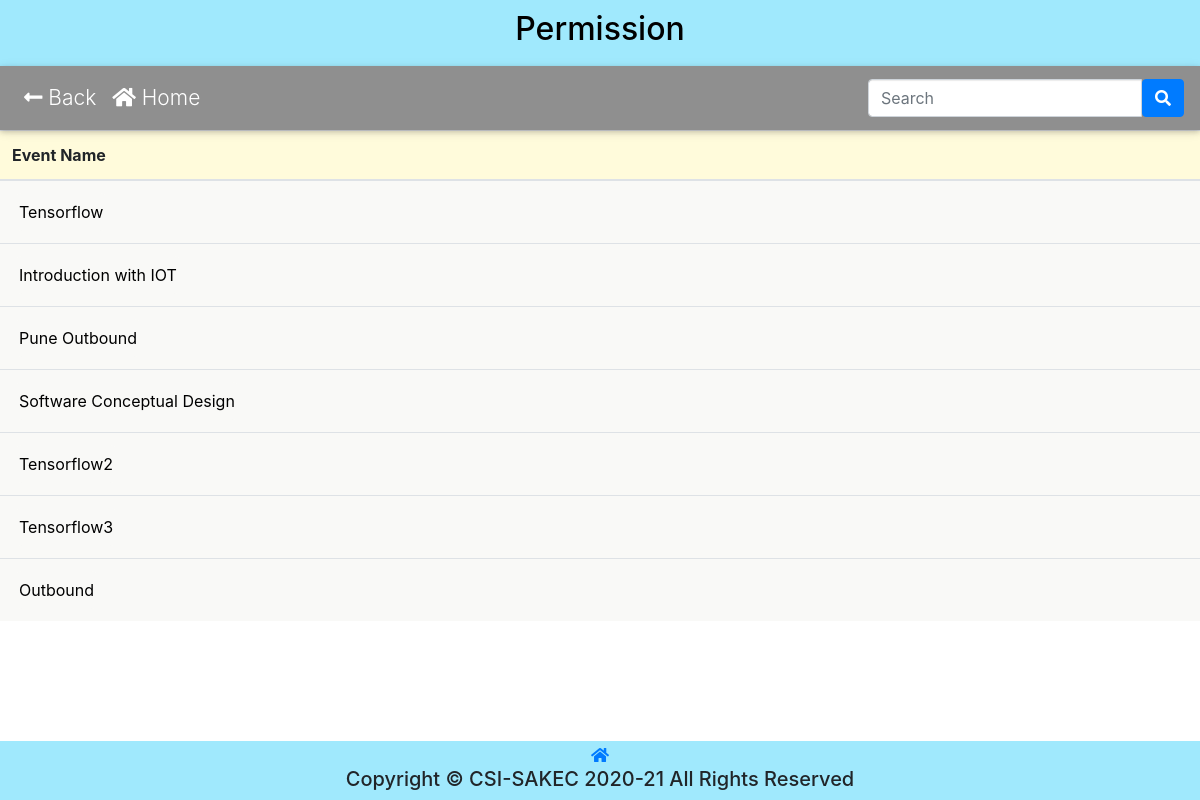
The app's page /permission.php (signed in), older data.
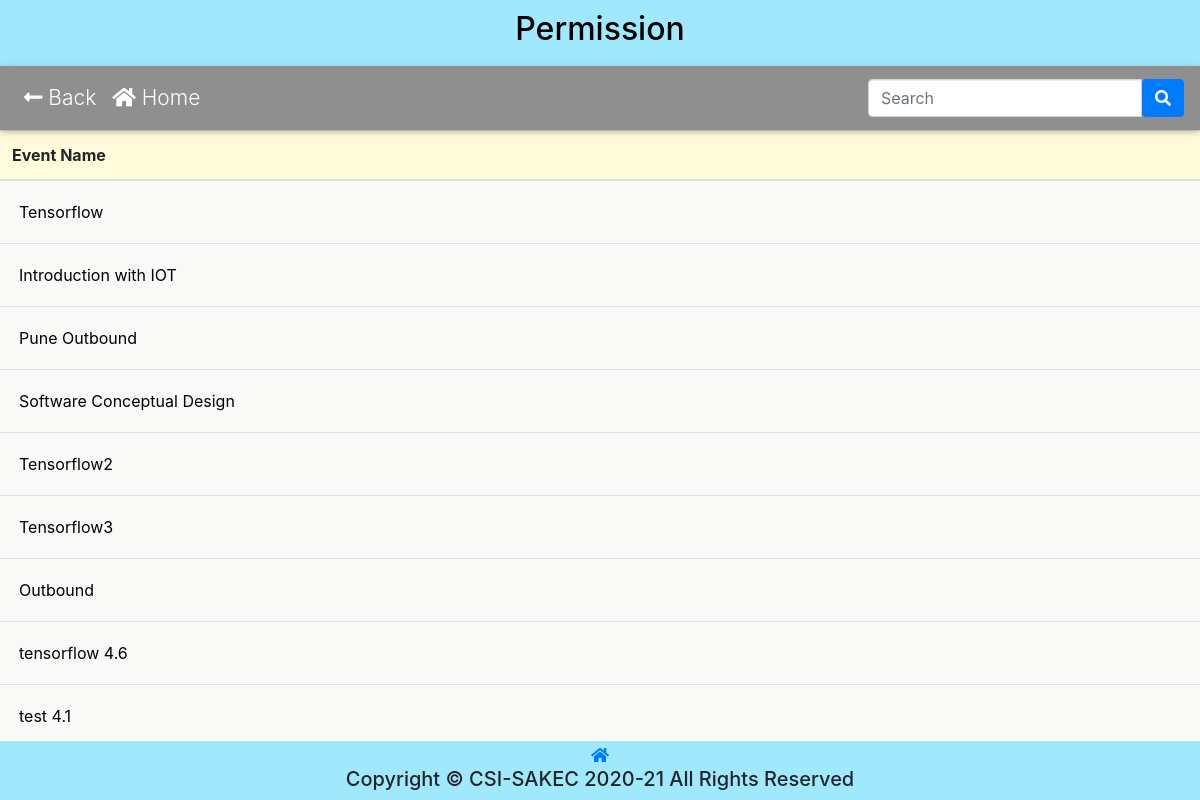
The same page, newer data.
### tables this page shows
CREATE TABLE `event` (
  `id` int(11) NOT NULL,
  `title` varchar(225) NOT NULL,
  `subtitle` varchar(255) NOT NULL,
  `banner` varchar(256) NOT NULL,
  `e_from_date` date NOT NULL,
  `e_to_date` date NOT NULL,
  `e_from_time` time NOT NULL,
  `e_to_time` time NOT NULL,
  `e_description` text NOT NULL,
  `fee_m` int(5) NOT NULL,
  `fee` int(5) NOT NULL,
  `live` tinyint(1) NOT NULL,
  `feedback` tinyint(4) NOT NULL,
  `selfie` tinyint(4) NOT NULL
);

### permission.php (the view, shortened to what this page needs)
<!DOCTYPE html>
<html lang="en">
<head>
    <link rel="stylesheet" href="css/attendance.css?v=<?php echo time(); ?>">
    <link rel="stylesheet" href="https://cdn.jsdelivr.net/npm/bootstrap@4.5.3/dist/css/bootstrap.min.css">
    <link href="https://cdnjs.cloudflare.com/ajax/libs/font-awesome/5.15.1/css/all.min.css" rel="stylesheet" />
    <?php
    $to_search = "";
    ?>
</head>
<body>
    <header>
        <h2 style="text-align: center;">Permission</h2>
    </header>
    <nav class="navbar navbar-expand-lg navbar-dark default-color sticky-top">
		<div class="collapse navbar-collapse" id="navbarSupportedContent-333">
			<ul class="navbar-nav mr-auto">
                <li class="nav-item">
					<a class="nav-link" href="eventmanagement.php"><i class="fas fa-long-arrow-alt-left"></i>  Back</a>
				</li>
				<li class="nav-item">
					<a class="nav-link" href="index.php"><i class="fas fa-home"></i>  Home</a>
			</ul>
			<ul class="navbar-nav ml-auto nav-flex-icons">
                <form action="<?php echo htmlspecialchars($_SERVER["PHP_SELF"]); ?>" method="POST">
                    <div class="input-group">
                        <input type="search" id="form1" name="search" placeholder="Search" class="form-control" autocomplete="off"/>
                        <button id="search-button" type="submit" class="btn btn-primary">
                            <i class="fas fa-search"></i>
                        </button>
                    </div>
                </form>
			</ul>
		</div>
	</nav>
    <table class="table" id="myTable">
        <thead class="table-head">
            <tr>
                <th scope="col">Event Name</th>
            </tr>
        </thead>
        <tbody>
            <div class="table-content" style="font-size: large;">
                <?php
                require_once "config.php";
                if (isset($_SESSION['email'])) {
                    if ($_SESSION['role'] === 'admin') {
                        $sql = "SELECT * FROM `event` WHERE LOWER(`title`) LIKE '%$to_search%' ";
                        $query = mysqli_query($conn, $sql);
                        if (mysqli_num_rows($query) > 0) {
                            while ($row = mysqli_fetch_assoc($query)) {
                ?>
                                <tr>
                                    <td>
                                        <form action="permission_export.php" method="GET">
                                            <button type="submit" class="textbutton"><?php echo $row['title']; ?></button>
                                        </form>
                                    </td>
                                </tr>
                <?php
                            }
                        } else {
                            echo "<td>No Record Found</td>";
                        }
                    } else {
                        echo "<td>You need excess to see.</td>";
                    }
                } else {
                    echo "<td>You have not logged in.</td>";
                }
                ?>
            </div>
        </tbody>
    </table>
    <div class="footer">
        <div class="spacer" style="height:2px;"></div>
        <a href="index.php"><i class="fas fa-home"></i></a>
        <h5>Copyright &copy; CSI-SAKEC 2020-21 All Rights Reserved</h5>
    </div>
</body>
</html>

Row changes from the older to the newer data that the page shows:
added event: title "tensorflow 4.6"
added event: title "test 4.1"
